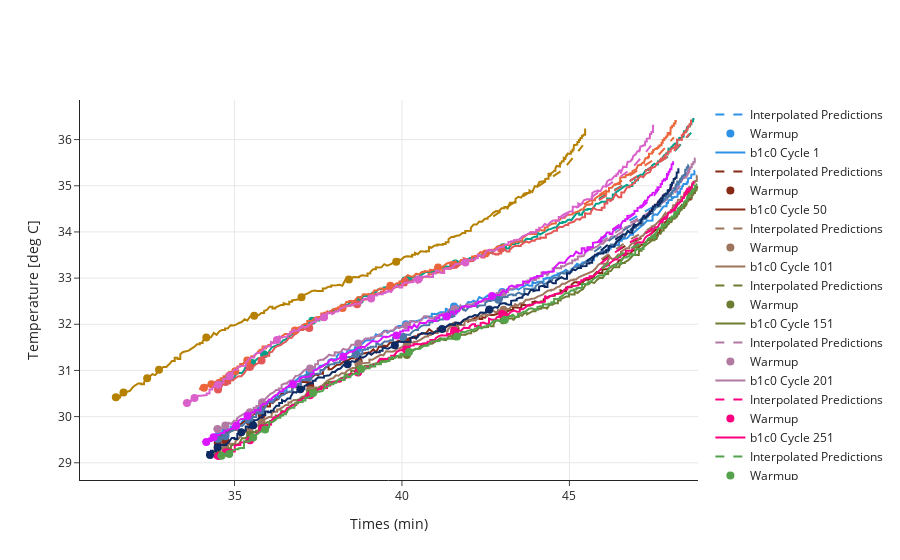

The cell this chart's notebook holds for it:
### Code cell
#Temperature train

skip = 50
train_cell_id_idx = 0
last_cycle = 1
current_cycle = 1
opacity_list = [1, 0.6, 0.3]
fig = go.Figure()

for i in range(0, len(datasets["X_train"]), skip):
    df_true = pd.DataFrame(datasets["y_train"][i][:, 0])
    
    last_cycle = current_cycle
    current_cycle = int(datasets["X_train"][i][0][-1]*MAX_CYCLE)
    
    if current_cycle>740:
        continue
    if last_cycle> current_cycle:
        train_cell_id_idx += 1
        
    cell_id = train_cell_ids[train_cell_id_idx]
    original_df = datasets["original_train"]
    original_df= original_df[original_df.Cycle==current_cycle]
    original_df= original_df[original_df.Cell==cell_id]
    original_df = original_df[original_df.I < MAX_DISCHARGE_CURRENT]
    original_df = original_df[original_df.I > MIN_DISCHARGE_CURRENT]

    original_df['Qd'] = (original_df['Qd']-original_df['Qd'].min())/(original_df['Qd'].max()-original_df['Qd'].min())

    if len(original_df)< 2:
        continue
        
    q_new = original_df.Qd.values
    t_new = original_df['t'].values
    time_interpolator = interp1d(x = q_new,  y = t_new, fill_value="extrapolate")
    
    for j in range(1):
        input = datasets["X_train"][i:i+1]
        df_pred = pd.DataFrame(model.predict(input, verbose=0)[:, :, 0])
    
        ref_capacities_wrt_nf = REFERENCE_DISCHARGE_CAPACITIES[9:18]
        prediction_interpolator = interp1d(x = ref_capacities_wrt_nf, 
                                           y = df_pred.values[0]*(TEMPERATURE_MAX - TEMPERATURE_MIN) + TEMPERATURE_MIN)

        if j==0:
            q_j0 = q_j
        
        q_j = q_new[q_new>= min(REFERENCE_DISCHARGE_CAPACITIES[9:18])]
        q_j = q_j[q_j<= max(REFERENCE_DISCHARGE_CAPACITIES[9:18])]
        t_interp = time_interpolator(REFERENCE_DISCHARGE_CAPACITIES[9:18])
        
            
        V_pred = prediction_interpolator(q_j)
        fig.add_trace(
            go.Scatter(
                x=time_interpolator(q_j),
                y=V_pred,
                showlegend=True,
                mode="lines",
                line_dash="dash",
                name = "Interpolated Predictions",
                marker_color=pallete[i],
                opacity=opacity_list[j]
            )
        )

        # To remove 0.0 from Q_eval as it leads to nan on doing interpolation to time
        epsilon = 1e-3
        input[:, :, 1][0][0] += epsilon
            
        fig.add_trace(
            go.Scatter(
                x=time_interpolator(input[:,:,1])[0],
                y=input[:, :, 0][0]*(TEMPERATURE_MAX - TEMPERATURE_MIN) + TEMPERATURE_MIN,
                showlegend=True,
                mode="markers",
                name = "Warmup",
                marker_size=8,
                marker_color=pallete[i],
                opacity=opacity_list[j]
            )
        )
        
    odf = original_df
    fig.add_trace(
        go.Scatter(
            x=odf['t'],
            y=odf['temp'],
            showlegend=True,
            mode="lines",
            name = f"{cell_id} Cycle {current_cycle}",
            line_color=pallete[i]
        )
    )


fig.update_yaxes(title="Temperature [deg C]", showgrid=True)
fig.update_xaxes(title="Times (min)", showgrid=True)
fig.update_layout(template="simple_white")
fig.update_layout(height=500)
